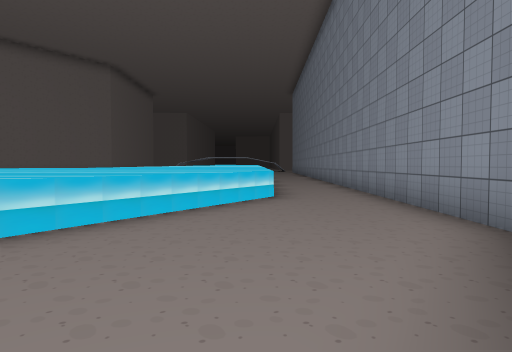
View 1 (above)

16 first-person views from a walk through a Unity game level. The camera is 1.3 m above the floor, tilts 2° down and sees 75° across. The floor is counted in squares, 2 m on a side. Each view is taken from the middle of a square. On the plan, view 1 faces up. The plan holds only what a view shows up to about 10 squares ahead; the rest is blank. The place goes on beyond the plan. The player character is not drawn. Some animated figures are left out. Some surface patterns are stand-ins.

View 2
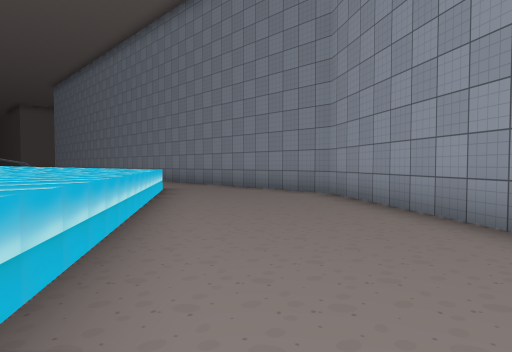

View 3
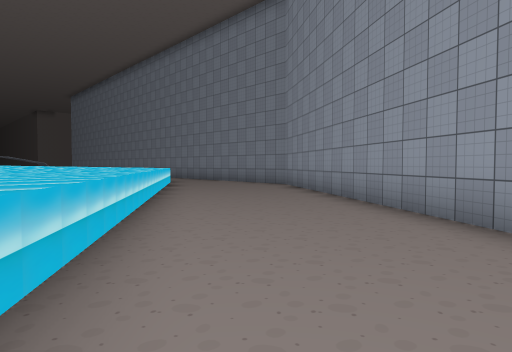

View 4
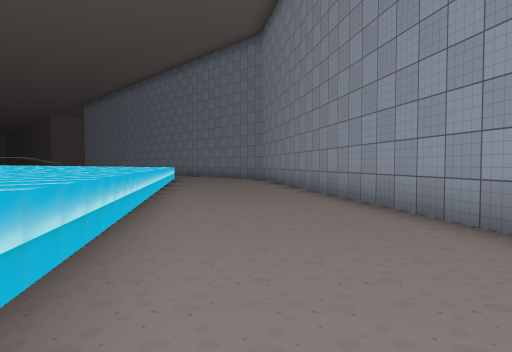

View 5
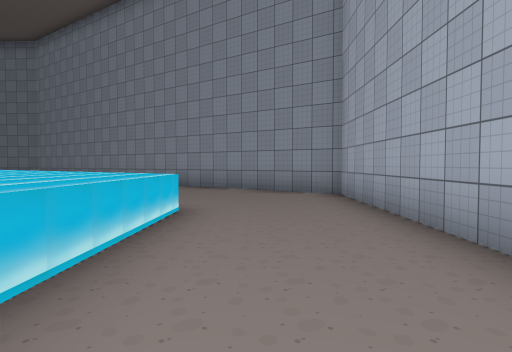

View 6
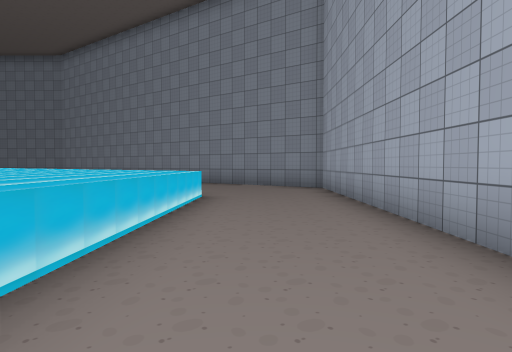

View 7
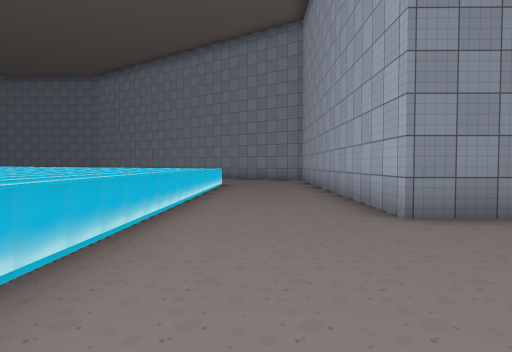

View 8
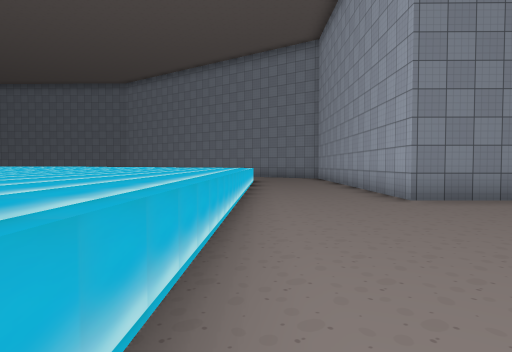

View 9
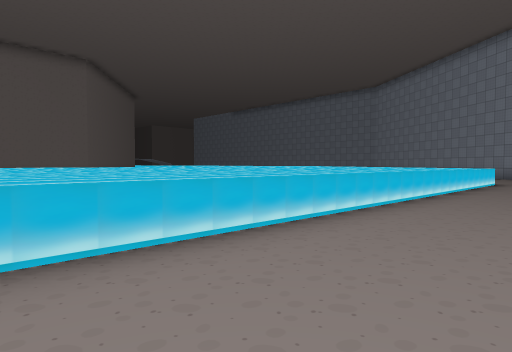

View 10
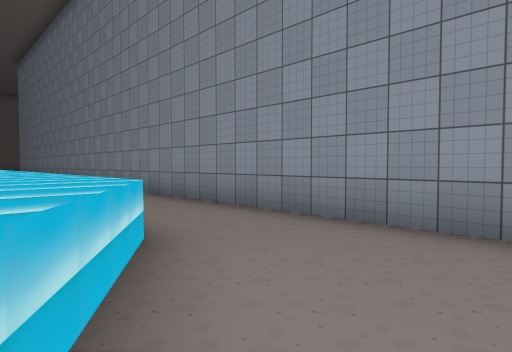

View 11
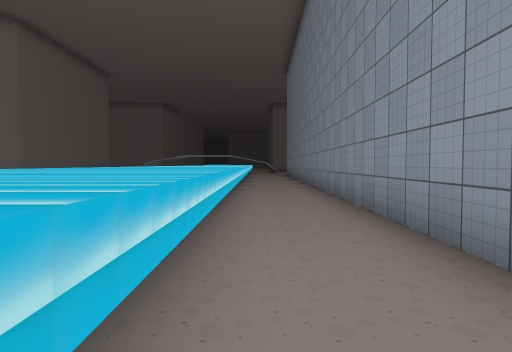

View 12
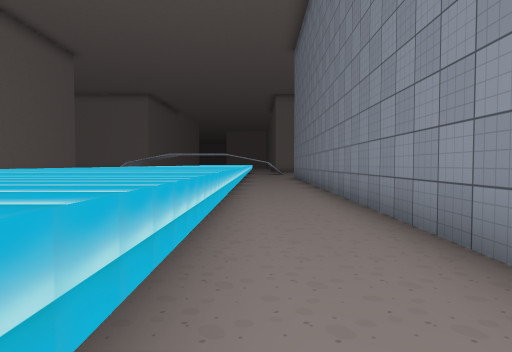

View 13
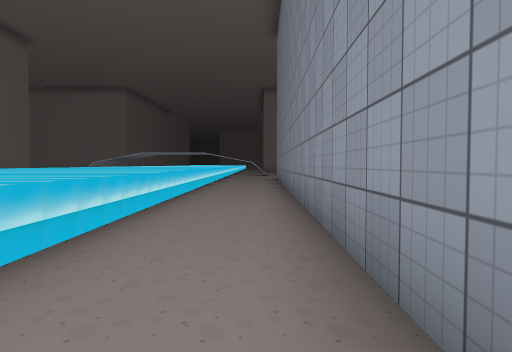

View 14
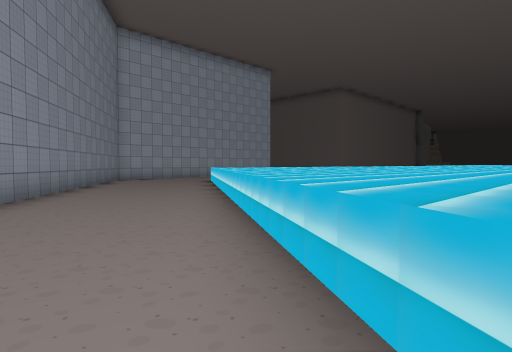

View 15
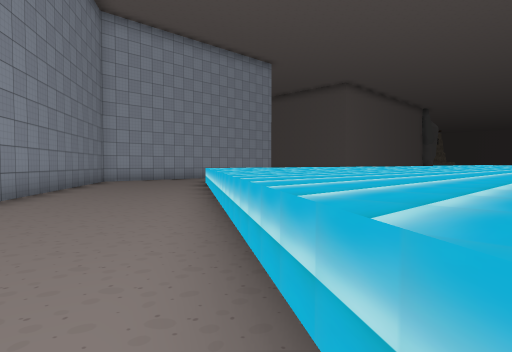

View 16
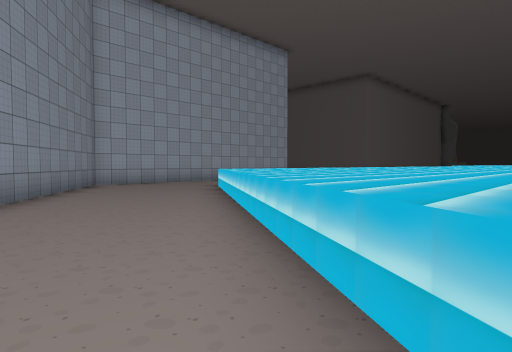

### Floor plan
Key: @ floor where view 1 was taken; # wall or solid block; . main floor; - floor 1 m lower than the main floor; / step, stairs or slope; = window, fence, low wall or low ledge.
Columns run from 21 left of view 1 to 3 right of it. Each row starts with its distance up from view 1.
 20                  .....--#
 19                 ......--#
 18                 ......--#
 17                    ...--#
 16                  .....--#
 15                 ......--#
 14                 ......--#
 13                    ...--#
 12                   ....--#
 11                   ....--#
 10                    ...--#
  9                .......--#
  8                .......--#
  7                  .....--#
  6                 .....=--#
  5                 ..../---#
  4             ........----#
  3           .........=----#
  2          .........=----##
  1  ....    .........----##
  0  .....  ........./---@#
 -1  ...... ........=----##
 -2  ...............----##
 -3  ............../----#
 -4  .............=----##
 -5 ............./----##
 -6 ---------/===/---##
 -7 -----------------#
 -8 ----------------##
 -9    ---###########

Where each view was taken, in squares from view 1:
view 1: 0 up, 0 right, facing up
view 2: 1 down, 4 left, facing up-right
view 3: 4 down, 6 left, facing up-right
view 4: 7 down, 8 left, facing up-right
view 5: 7 down, 13 left, facing right
view 6: 7 down, 15 left, facing right
view 7: 7 down, 19 left, facing right
view 8: 6 down, 21 left, facing right
view 9: 8 down, 21 left, facing up-right
view 10: 4 up, 1 left, facing up-right
view 11: 6 up, 1 right, facing up
view 12: 10 up, 1 right, facing up
view 13: 12 up, 2 right, facing up
view 14: 5 up, 0 right, facing down-left
view 15: 4 up, 1 left, facing down-left
view 16: 2 up, 2 left, facing down-left
